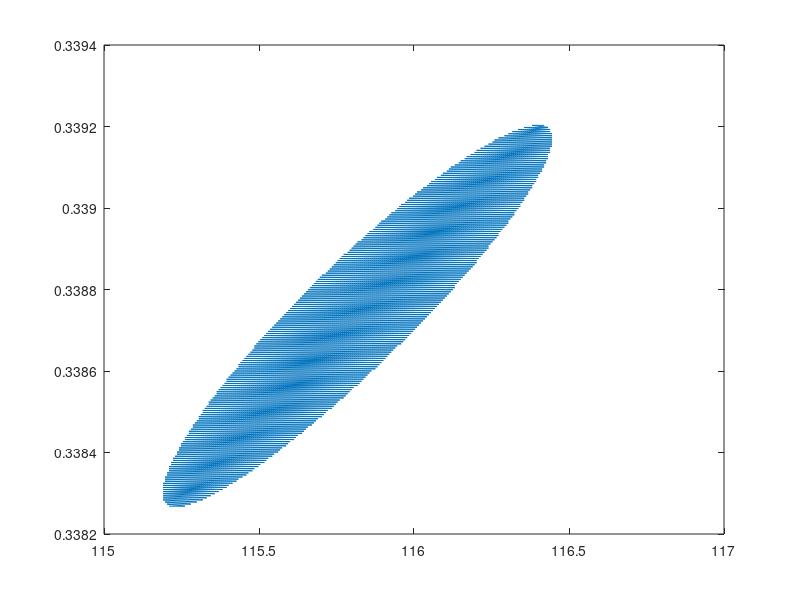

The MATLAB source for this figure:
clear

T_LJ = [0.75,0.85,1,1.05,1.1,1.15,1.2];
rhoL_LJ = [0.8195 0.7779 0.701 0.6702, 0.6407, 0.6061, 0.5659];

b_LJ_fit = [0.31443712 0.17405154 1.2996166 0.50021066 0.33325329];

rhoL_LJ_hat = @(T_star) b_LJ_fit(1) + b_LJ_fit(2).*(b_LJ_fit(3) - T_star) + b_LJ_fit(4).*(b_LJ_fit(3) - T_star).^b_LJ_fit(5);

sig_Ar = 0.33873047; % nm
eps_Ar = 115.80313138; % K

T_exp = [87.29 90 90 94.43 99.2 100 100 100 105 105.97 110 110 110  110.98 115 116.81 120 120 120 124.22 130 130 130.03 134.86];
Y_exp = [34.843 34.474 34.483 33.786 33.116 32.834 32.852 32.902 32.031 31.949 31.037 31.063 31.122 30.96 30.162 29.941 29.028 29.048 29.131 28.329 26.669 26.679 26.88 25.253];

Y_hat = @(T, sig, eps) rhoL_LJ_hat(T/eps) ./ (sig^3) * 1.6605778811; % The last value is to convert into mol/L

SSE_hat = @(sig,eps) sum((Y_exp - Y_hat(T_exp,sig,eps)).^2);

n = length(T_exp);
p = 2;
    
SSE_fit = SSE_hat(sig_Ar,eps_Ar);
    
sigma2 = SSE_fit / (n - p);
    
RHS = sigma2 * (n + p * (finv(0.95,p,n-p)-1));
       
sig_range = linspace(0.9985,1.0015,200)*sig_Ar;
eps_range = linspace(0.9946,1.0056,200)*eps_Ar;

    k = 1;
            
for i = 1:length(sig_range)
                
    for j = 1:length(eps_range)
        
            b_range = [sig_range(i); eps_range(j)];
                    
            SSE_range = SSE_hat(b_range(1),b_range(2));
        
                if SSE_range < RHS
                       
                    b_ext(k,:) = b_range;
                    
                    Y_ext(k,:) = Y_hat(T_exp,b_range(1),b_range(2));
                
                    k = k+1;
                    
                    if SSE_range < SSE_fit
                        
                        b_new_best_fit = b_range;
                        
                    end
                                                                
                end
                            
    end
    
end
    
    Y_hi = max(Y_ext);
    Y_lo = min(Y_ext);
        
    figure
    plot(b_ext(:,2),b_ext(:,1))

    max(b_ext(:,1))/sig_Ar
    min(b_ext(:,1))/sig_Ar
    max(b_ext(:,2))/eps_Ar
    min(b_ext(:,2))/eps_Ar

% figure
% hold
% plot(x_inherent,y_inherent,'g')
% scatter(x_inherent,Y)
% plot(x_inherent,Y_fit)
% plot(x_inherent,Y_hi,'--')
% plot(x_inherent,Y_lo,'--')
% hold


